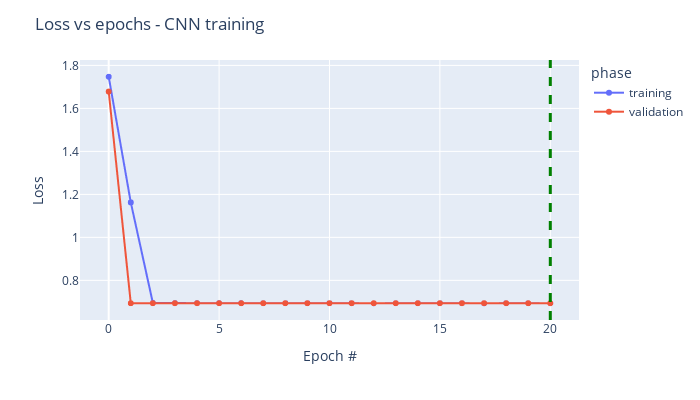

The cell this chart's notebook holds for it:
### Markdown cell above
Let's plot also in this case the loss across the epochs for the training and the validation sets:

### Code cell
fig = px.line(
    output_train,
    x='epoch',
    y='loss',
    color='phase',
    markers=True)

fig.add_vline(x=trainer.epoch_saved_model, line_width=3, line_dash="dash", line_color="green")

fig.update_layout(
    xaxis_title='Epoch #',
    yaxis_title='Loss',
    title='Loss vs epochs - CNN training',
    width=700, height=400,
)

### Figure 1 — Plotly figure (JSON) as saved in the notebook; plotly's stock layout.template omitted (floating-point values rounded to 4 significant figures; data arrays with more than 128 entries replaced by an {"elided": "..."} marker saying what was removed)
{"data": [{"hovertemplate": "phase=training<br>epoch=%{x}<br>loss=%{y}<extra></extra>", "legendgroup": "training", "line": {"color": "#636efa", "dash": "solid"}, "marker": {"symbol": "circle"}, "mode": "markers+lines", "name": "training", "showlegend": true, "type": "scattergl", "x": {"elided": "1512 int values"}, "xaxis": "x", "y": {"elided": "1512 float values"}, "yaxis": "y"}, {"hovertemplate": "phase=validation<br>epoch=%{x}<br>loss=%{y}<extra></extra>", "legendgroup": "validation", "line": {"color": "#EF553B", "dash": "solid"}, "marker": {"symbol": "circle"}, "mode": "markers+lines", "name": "validation", "showlegend": true, "type": "scattergl", "x": {"elided": "378 int values"}, "xaxis": "x", "y": {"elided": "378 float values"}, "yaxis": "y"}], "layout": {"height": 400, "legend": {"title": {"text": "phase"}, "tracegroupgap": 0}, "margin": {"t": 60}, "shapes": [{"line": {"color": "green", "dash": "dash", "width": 3}, "type": "line", "x0": 20, "x1": 20, "xref": "x", "y0": 0, "y1": 1, "yref": "y domain"}], "title": {"text": "Loss vs epochs - CNN training"}, "width": 700, "xaxis": {"anchor": "y", "domain": [0, 1], "title": {"text": "Epoch #"}}, "yaxis": {"anchor": "x", "domain": [0, 1], "title": {"text": "Loss"}}}}
